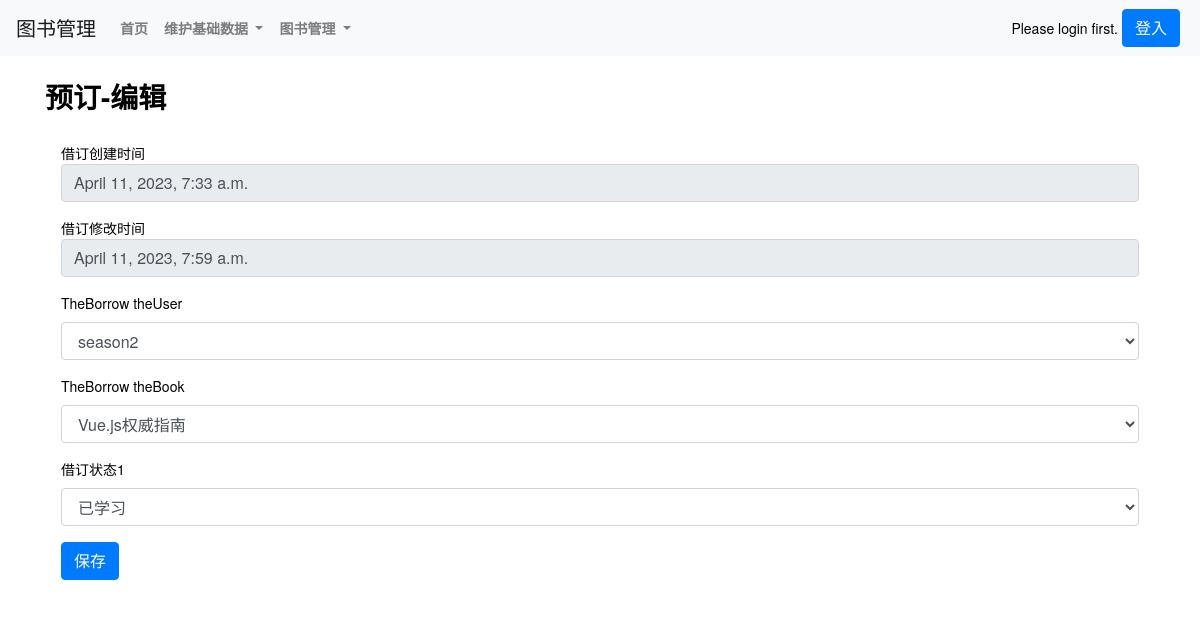
The app's page /theBorrowlist_edit/17/, older data.
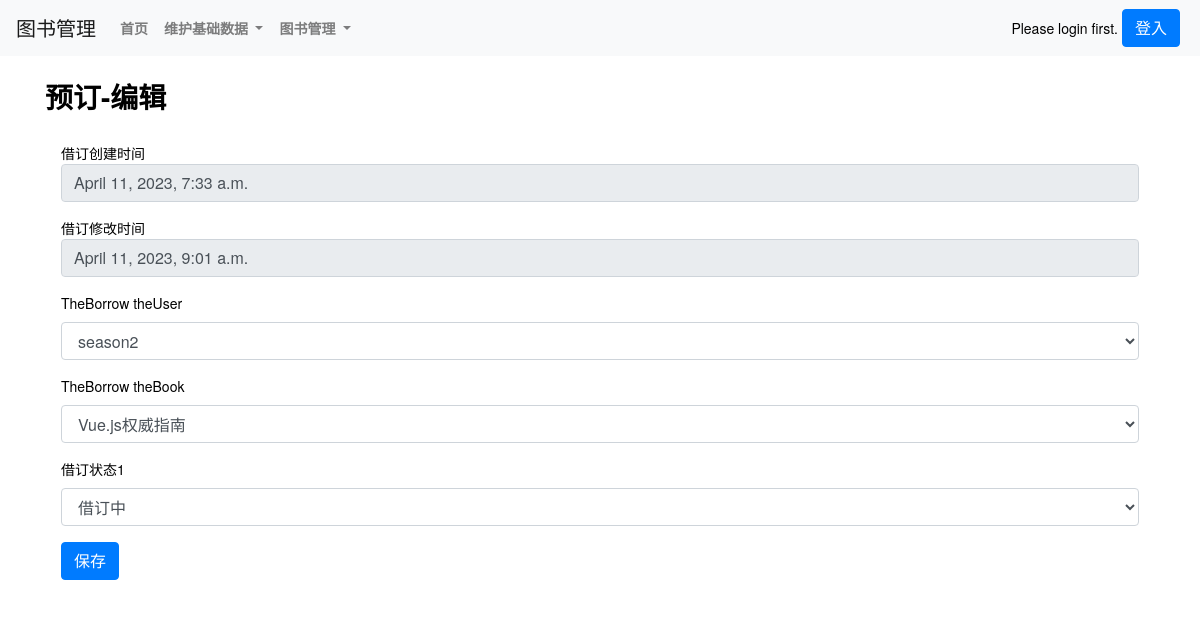
The same page, newer data.
### book/models.py (models this page shows, shortened)
class theBorrow(models.Model):
    boid = models.AutoField(primary_key=True)
    theBorrow_add_datetime = models.DateTimeField(max_length=500,verbose_name=('创建日期'),auto_now_add=True)
    theBorrow_update_datetime = models.DateTimeField(max_length=500,verbose_name=('修改日期'),auto_now=True)
    theBorrow_theUser = models.ForeignKey(User,on_delete=models.CASCADE) #related_name='borrow_theUser',
    theBorrow_theBook = models.ForeignKey(theBook,on_delete=models.CASCADE)  #,related_name='borrow_theBook'
    theBorrow_duration = models.IntegerField(verbose_name=('借订天数'),blank=True, null=True,)
    theBorrow_status1 = models.CharField(max_length=500, choices=THEBORROWSTATUS_TYPE, verbose_name=('借订状态1'))
    theBorrow_status2 = models.CharField(max_length=500,verbose_name=('借订状态2'),blank=True, null=True,)
    theBorrow_status3 = models.CharField(max_length=500,verbose_name=('借订状态3'),blank=True, null=True,)
    class Meta:
        verbose_name = ('借订')
        verbose_name_plural = ('借订')
        unique_together = [['theBorrow_theUser','theBorrow_theBook']] # 联合唯一

### book/views.py (the view)
# urls.py: path('theBorrowlist_edit/<int:boid>/', views.theBorrowlist_edit,name='theBorrowlist_edit'),
def theBorrowlist_edit(request,boid):
    row_obj = theBorrow.objects.filter(boid=boid).first()
    if request.method == "GET":
        form = theBorrowForm(instance=row_obj)
        object_theBorrow_add_datetime = row_obj.theBorrow_add_datetime if row_obj.theBorrow_add_datetime else 'no-data'
        object_theBorrow_update_datetime = row_obj.theBorrow_update_datetime if row_obj.theBorrow_update_datetime else 'no-data'
        return render(request,'theBorrowlist_edit.html',locals())
    form = theBorrowForm(data=request.POST,files=request.FILES, instance=row_obj)
    if form.is_valid():
        form.save()
        return redirect("/theBorrowlist_show/")
    return render(request,'theBorrowlist_edit.html',{'form':form})

### book/forms.py
class theBorrowForm(ModelForm):
    class Meta:
        model = theBorrow
        fields = '__all__'
        exclude = ['theBorrow_duration','theBorrow_status2','theBorrow_status3',]
        widgets = {
            "theBorrow_datetime":wid.SelectDateWidget(attrs={"type":"date","class":'ml-3'}) #还可以自定义属性
        }
    bootstrap_exclude_fields = ['theBorrow_datetime',]
    def __init__(self, *args, **kwargs):
        super().__init__(*args, **kwargs)
        for name, field in self.fields.items():
            if name in self.bootstrap_exclude_fields:
                continue
            if field.widget.attrs:
                field.widget.attrs["class"] = field.widget.attrs.get('class','') + ' ' + 'form-control'
            else:
                field.widget.attrs = {
                    "class": "form-control",
                }

### book/models.py (called while the page is built)
    def __str__(self):
        return str(self.theBook_name)

### templates/theBorrowlist_edit.html (shortened to what this page needs)
{% extends 'base.html' %}
{% load static %}
{% block body_block %}
<div class="container">
    <div class="row py-4 align-items-center">
        <div class="col-lg-12 col-md-12 mt-0 table-responsive"  style="background-color: #fff;">
            <h3 class="font-weight-bold">预订-编辑</h3>
            <div class="modal-body">
                <form method="post" id="formSave" enctype="multipart/form-data">
                    <div>
                        <div class="col-xs-6">
                            <div class="form-group" style="position: relative; margin-top: 5px">
                                <div>借订创建时间</div>
                                <input type="text" value="{{ object_theBorrow_add_datetime }}" readonly="true" class="form-control">
                            </div>
                        </div>
                        <div class="col-xs-6">
                            <div class="form-group" style="position: relative; margin-top: 5px">
                                <div>借订修改时间</div>
                                <input type="text" value="{{ object_theBorrow_update_datetime }}" readonly="true" class="form-control">
                            </div>
                        </div>
                        {% for item in form %}
                        <div class="col-xs-6">
                            <div class="form-group" style="position: relative; margin-top: 5px">
                                <label>{{ item.label }}</label>
                                {{ item }}
                            </div>
                        </div>
                        {% endfor %}
                    </div>
                    <button type="submit" class="btn btn-primary">保存</button>
                </form>
            </div>
        </div>
    </div>
</div>
<br>
<br>
<br>
<br>
<br>
{% endblock %}

Row changes from the older to the newer data that the page shows:
changed theBorrow "season2": theBorrow_update_datetime "April 11, 2023, 7:59 a.m." → "April 11, 2023, 9:01 a.m."; theBorrow_status1 "已学习" → "借订中"
